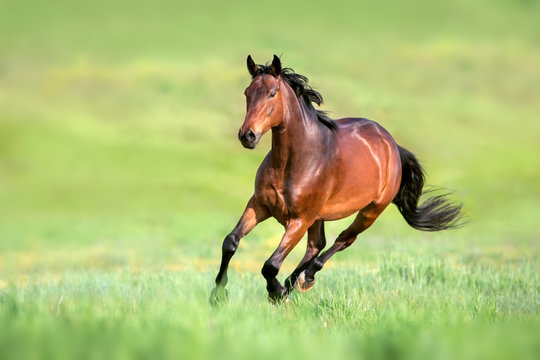
#> input picture data/horse.jpg, 540 x 360 px
$ python image_blending.py
#> lines starting #> are read from the running program, lines starting #| are printed output that depends on the picture
import cv2


def blend_image(img1, img2):
    """
    blend two input image to make single image

    Args:
        img1: input image 1
        img2: input image 2

    Returns:
        blended image
    """
    img = cv2.addWeighted(img1, 0.5, img2, 0.5, 2)
    return img


def main():
    image_path1 = "../data/horse.jpg"
    image_path2 = "../data/horse1.jpg"

    image1 = cv2.imread(image_path1)
#> image1 is the input picture: shape (360, 540, 3); mean B, G, R 115, 190.9, 174.8
    image2 = cv2.imread(image_path2)
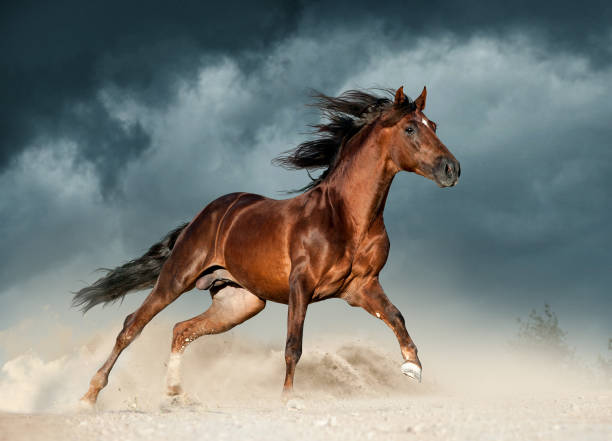
#> input picture data/horse1.jpg, 612 x 441 px
#> image2 is the input picture: shape (441, 612, 3); mean B, G, R 125.1, 129.3, 125.5

    height, width, _ = image1.shape
#> height = 360; width = 540
    image2 = cv2.resize(image2, (width, height))
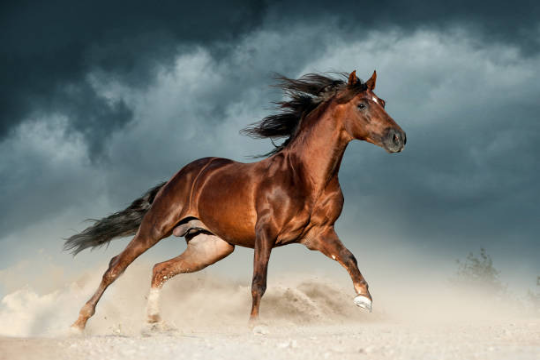
#> image2: shape (360, 540, 3); mean B, G, R 125, 129.2, 125.4
    print(image1.shape, image2.shape)
#| (360, 540, 3) (360, 540, 3)
    image = blend_image(image1, image2)
#> in blend_image, `img = cv2.addWeighted(img1, 0.5, img2, 0.5, 2)`:
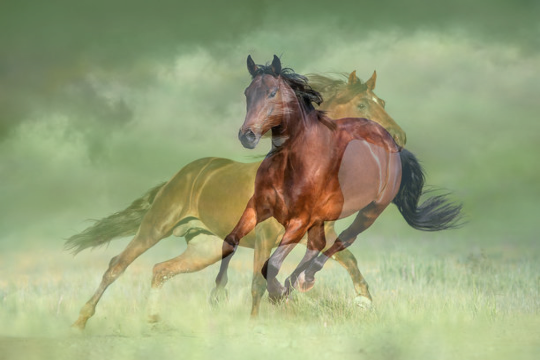
#> img: shape (360, 540, 3); mean B, G, R 122, 162, 152.1
    cv2.imshow("Image", image)
    cv2.waitKey(0)


if __name__ == "__main__":
    main()
